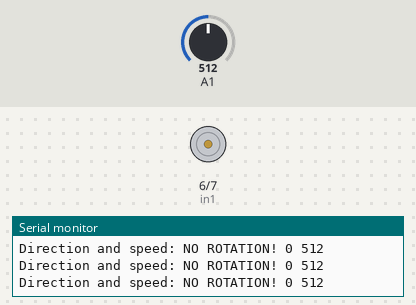
Bench run of a sketch on a simulated Arduino Uno, built with avr-gcc and run on an emulated ATmega328P. Parts: motor-driver pin pairs drawn as motors (green arrow = first pin HIGH = forward, orange = second pin HIGH = backward, longer = more drive, scaled by the enable pin), the last lines printed to the serial monitor. The test bench sets the inputs (shaded band); at power-on: A1 = 512.

Above: at 1.2 s.
1.3 s: A1 set to 560
At 2.3 s:
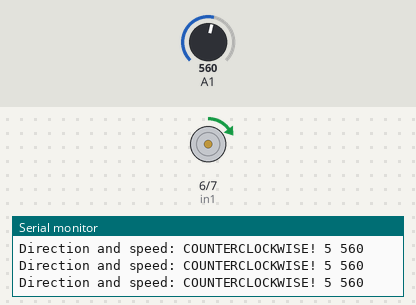
2.8 s: A1 set to 460
At 3.9 s:
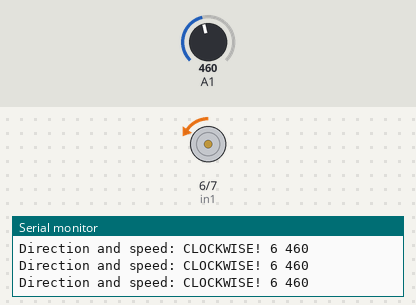
4.3 s: A1 set to 480
At 5.5 s:
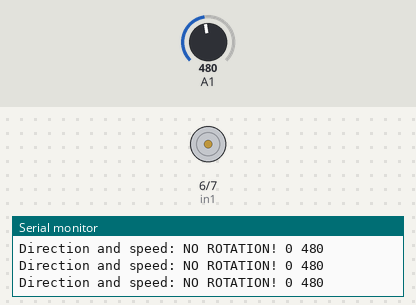
5.8 s: A1 set to 716
At 7.0 s:
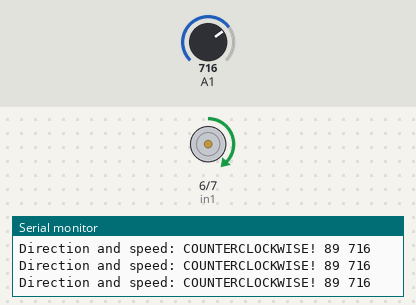
7.3 s: A1 set to 900
At 8.4 s:
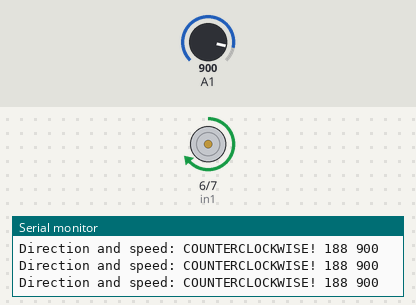
8.8 s: A1 set to 306
At 9.9 s:
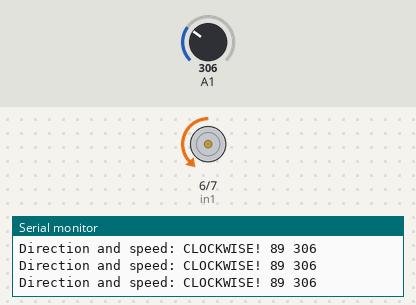
Timing chart, 0 to 11.3 s (numbered marks = the images above; inputs shaded):
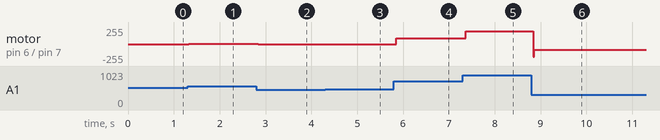

The sketch:

practice_-_motor_x_joystick.ino
```cpp
int motorspeed;
String rotation;
int in1 = 6;
int in2 = 7;
int enable = 9;

void setup() {
  // put your setup code here, to run once:
pinMode(enable, OUTPUT);
pinMode(in1, OUTPUT);
pinMode(in2, OUTPUT);
pinMode(A1, INPUT);
digitalWrite(in1, HIGH);
digitalWrite(in2, LOW);
Serial.begin(9600);
}

void loop() {
  // put your main code here, to run repeatedly
  int yAxis = analogRead(A1);
if(yAxis > 550) {
  digitalWrite(in1, HIGH);
  digitalWrite(in2, LOW);
  motorspeed = map(yAxis, 550, 1023, 0, 255);
  rotation = "COUNTERCLOCKWISE!";
  delay(20);
 }

else if (yAxis < 470) {
  digitalWrite(in2, HIGH);
  digitalWrite(in1, LOW);
  motorspeed = map(yAxis, 0, 470, 255, 0);
  rotation = "CLOCKWISE!";
  delay(20);
}

else {
  motorspeed = 0;
  rotation = "NO ROTATION!";
}

analogWrite(enable, motorspeed);
Serial.print("Direction and speed: ");
Serial.print(rotation);
Serial.print(" ");
Serial.print(motorspeed);
Serial.print(" ");
Serial.println(yAxis);
delay(10);
}
```

Measured:
- after the input at 1.3 s, motor on pin 6 (in1) / pin 7 (in2): stopped → forward 5/255 at once
- after the input at 2.8 s, motor on pin 6 (in1) / pin 7 (in2): forward 5/255 → backward 6/255 at once
- after the input at 4.3 s, motor on pin 6 (in1) / pin 7 (in2): backward 6/255 → stopped at once
- after the input at 5.8 s, motor on pin 6 (in1) / pin 7 (in2): stopped → forward 89/255 after 0.05 s
- after the input at 7.3 s, motor on pin 6 (in1) / pin 7 (in2): forward 89/255 → forward 188/255 after 0.07 s
- after the input at 8.8 s, motor on pin 6 (in1) / pin 7 (in2): forward 188/255 → backward 89/255 at once
